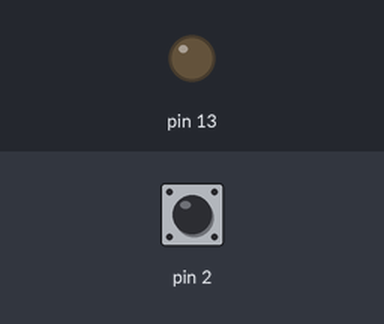
This sketch was run on a simulated Arduino Uno, built with avr-gcc and run on an emulated ATmega328P. Parts: output pins drawn as LEDs (lit = HIGH). The test bench sets the inputs (shaded band); at power-on: pin 2 HIGH.

Above: at 1.2 s.
1.3 s: pin 2 pulled LOW for 0.15 s
At 1.37 s:
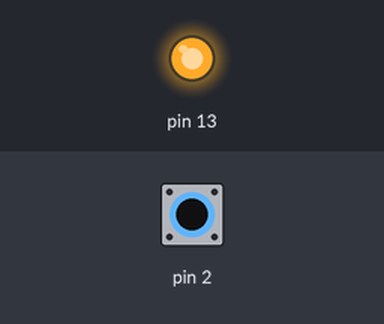
2.9 s: pin 2 pulled LOW for 3.2 s
At 7.0 s:
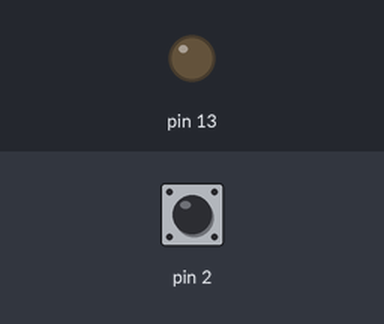
Timing chart, 0 to 8.5 s (numbered marks = the images above; inputs shaded):
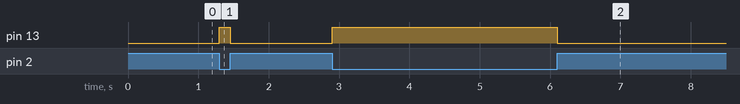

The sketch:

SE_exercicios_de_laboratorio_16.ino
```cpp
void setup() {
  DDRD = 0<<DDD2; // configure PD2/D2 as an input
  PORTD = 1<<PIND2;  // set a ‘1’ to an input PIN PD2/D2 to configure it as a pullup
  DDRB = 1<<DDB5; // PB5/D13 is an output
  PCICR=1<<PCIE2; // enable pin change interrupt in PORTD (bank 2)
  PCMSK2=1<<PCINT18; // enable pin change interrupt on pin PD2/D2 (PCINT18)
  asm("SEI"); //enable global interrupt
}
void loop() {
   // Do nothing
}

ISR(PCINT2_vect) {  // include the name of the interrupt vector (Pin change interrupt request 2)
    if (PIND & 1<<PIND2) {    // Check if PIN PD2/D2 in register PIND is ON (position can be checked using (1<<PIND2))
      PORTB = 0<<PORTB;    // turn the LED of pin PB5/D13 OFF
    }
    else {
      PORTB = 1<<PORTB5;    // turn the LED of pin PB5/D13 ON
    }
}
```

Measured:
- after the input at 1.3 s, pin 13: LOW → HIGH at once, → LOW 0.15 s later
- after the input at 2.9 s, pin 13: LOW → HIGH at once, → LOW 3.2 s later
